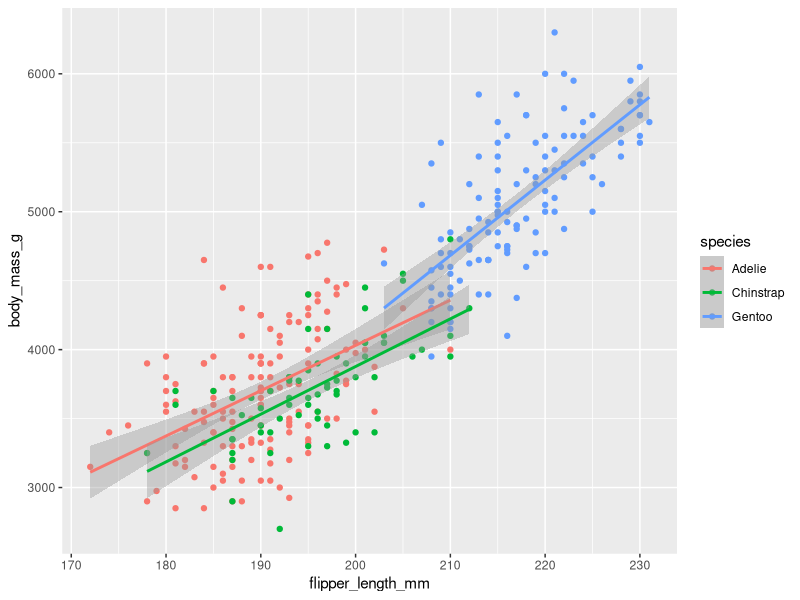

Reproduce this figure in R.
## ---- chunk 1
#| echo: true 
#| 
for (i in seq(1,5)) { print(i)}
## ---- chunk 2
if(!require(tidyverse)){
    install.packages("tidyverse")
}
if(!require(palmerpenguins)){
    install.packages("palmerpenguins")
}
library(tidyverse)
library(palmerpenguins)

ggplot(
  data = penguins,
  mapping = aes(x = flipper_length_mm, y = body_mass_g, color = species)
) +
  geom_point() +
  geom_smooth(method = "lm")
